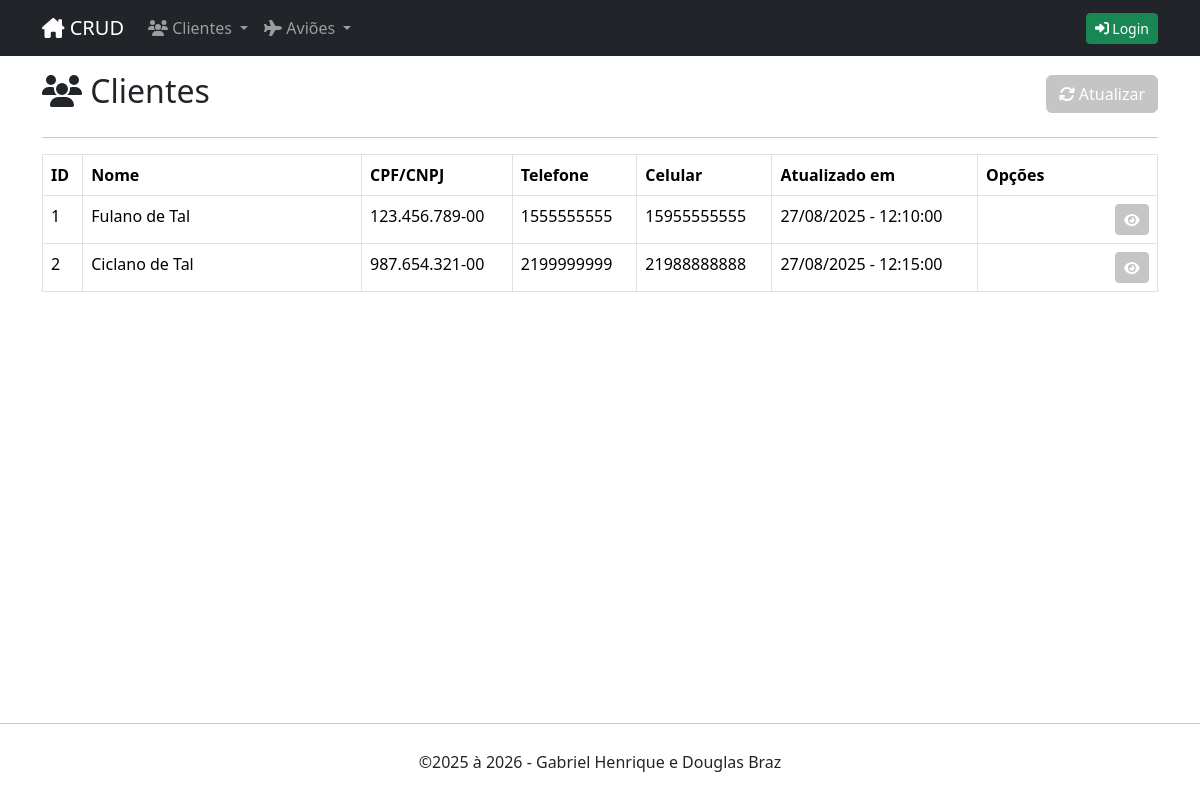
Page /customers/index.php on the committed database.
### tables this page shows
CREATE TABLE customers (
  id int NOT NULL AUTO_INCREMENT PRIMARY KEY,
  name varchar(255) NOT NULL,
  cpf_cnpj varchar(14) NOT NULL,
  birthdate datetime NOT NULL,
  address varchar(255) NOT NULL,
  hood varchar(100) NOT NULL,
  zip_code varchar(8) NOT NULL,
  city varchar(100) NOT NULL,
  state varchar(100) NOT NULL,
  phone varchar(11) NOT NULL,
  mobile varchar(11) NOT NULL,
  ie varchar(14) NOT NULL,
  created datetime NOT NULL,
  modified datetime NOT NULL
);

### inc/database.php (called while the page is built, shortened)
<?php
function open_database() {
    try {
        $conn = new mysqli(DB_HOST, DB_USER, DB_PASSWORD, DB_NAME);
        $conn->set_charset("utf8mb4");
        return $conn;
    } catch (Exception $e) {
        echo "Erro ao conectar: " . $e->getMessage();
        return null;
    }
}
function find($table = null, $id = null) {
    $database = open_database();
    $found = null;
    try {
        if ($id) {
            $stmt = $database->prepare("SELECT * FROM {$table} WHERE id = ?");
            $stmt->bind_param('i', $id);
            $stmt->execute();
            $found = $stmt->get_result()->fetch_assoc();
            $stmt->close();
        } else {
            $result = $database->query("SELECT * FROM {$table}");
            if ($result->num_rows > 0) {
                $found = $result->fetch_all(MYSQLI_ASSOC);
            }
        }
    } catch (Exception $e) {
        $_SESSION['message'] = $e->getMessage();
        $_SESSION['type'] = 'danger';
    }
    return $found;
}
function find_all($table) {
    return find($table);
}
?>

### customers/functions.php (called while the page is built, shortened)
<?php
function index() {
    $customers = find_all("customers");
}
function formataData($data, $formato) {
    try {
        $d = new DateTime($data, new DateTimeZone("America/Sao_Paulo"));
        return $d->format($formato);
    } catch (Exception $e) {
        return $data;
    }
}

### customers/index.php (the view, shortened to what this page needs)
<?php
require_once("functions.php");
index();
?>
<header>
    <div class="row">
        <div class="col-sm-6">
            <h2><i class="fa fa-users"></i> Clientes</h2>
        </div>
        <div class="col-sm-6 text-end h2">
            <a class="btn btn-light" href="index.php">
                <i class="fa fa-refresh"></i> Atualizar
            </a>
        </div>
    </div>
</header>
<hr>
<table class="table table-hover table-bordered table-responsive">
    <thead>
        <tr>
            <th>ID</th>
            <th width="25%">Nome</th>
            <th>CPF/CNPJ</th>
            <th>Telefone</th>
            <th>Celular</th>
            <th>Atualizado em</th>
            <th width="180">Opções</th>
        </tr>
    </thead>
    <tbody>
    <?php if ($customers) : ?>
        <?php foreach ($customers as $customer) : ?>
        <tr>
            <td><?php echo $customer['id']; ?></td>
            <td><?php echo $customer['name']; ?></td>
            <td><?php echo $customer['cpf_cnpj']; ?></td>
            <td><?php echo $customer['phone']; ?></td>
            <td><?php echo $customer['mobile']; ?></td>
            <td><?php echo formataData($customer['modified'], "d/m/Y - H:i:s"); ?></td>
            <td class="actions text-end">
                <a href="view.php?id=<?php echo $customer['id']; ?>"
                   class="btn btn-sm btn-light" title="Visualizar">
                    <i class="fa fa-eye"></i>
                </a>
            </td>
        </tr>
        <?php endforeach; ?>
    <?php else : ?>
        <tr>
            <td colspan="7">Nenhum cliente cadastrado.</td>
        </tr>
    <?php endif; ?>
    </tbody>
</table>

### css/style.css (style rules this page uses)
html, body { height: 100%; margin: 0; }
body { display: flex; flex-direction: column; }
.btn-light { background-color: #c5c5c5; color: #FFFFFF; border-color: #c5c5c5; }

### rows in the picture
customers: id "1", name "Fulano de Tal", cpf_cnpj "123.456.789-00", phone "1555555555", mobile "15955555555", modified "27/08/2025 - 12:10:00"
customers: id "2", name "Ciclano de Tal", cpf_cnpj "987.654.321-00", phone "2199999999", mobile "21988888888", modified "27/08/2025 - 12:15:00"

### other values in the picture
$data->format("Y") "2026"
